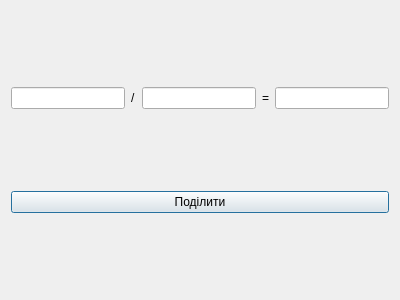
<?xml version="1.0" encoding="UTF-8"?>
<ui version="4.0">
 <class>Dialog5</class>
 <widget class="QDialog" name="Dialog5">
  <property name="geometry">
   <rect>
    <x>0</x>
    <y>0</y>
    <width>400</width>
    <height>300</height>
   </rect>
  </property>
  <property name="windowTitle">
   <string>Dialog</string>
  </property>
  <layout class="QVBoxLayout" name="verticalLayout">
   <item>
    <layout class="QHBoxLayout" name="horizontalLayout">
     <item>
      <widget class="QLineEdit" name="lineEdit"/>
     </item>
     <item>
      <widget class="QLabel" name="label">
       <property name="text">
        <string>/</string>
       </property>
      </widget>
     </item>
     <item>
      <widget class="QLineEdit" name="lineEdit_2"/>
     </item>
     <item>
      <widget class="QLabel" name="label_2">
       <property name="text">
        <string>=</string>
       </property>
      </widget>
     </item>
     <item>
      <widget class="QLineEdit" name="lineEdit_3"/>
     </item>
    </layout>
   </item>
   <item>
    <widget class="QPushButton" name="pushButton">
     <property name="text">
      <string>Поділити</string>
     </property>
    </widget>
   </item>
  </layout>
 </widget>
 <resources/>
 <connections/>
</ui>
